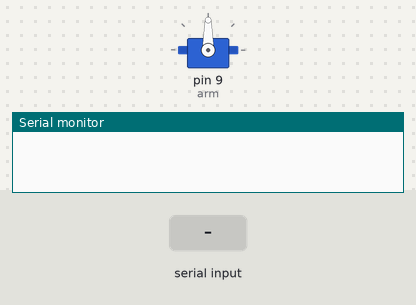
Simulated run of this sketch. Board: Arduino Uno, built with avr-gcc and run on an emulated ATmega328P. On the bench: servo, the last lines printed to the serial monitor. Inputs (shaded band) come from the test bench.

Above: at 1.2 s.
1.3 s: "right" received over Serial
At 3.3 s:
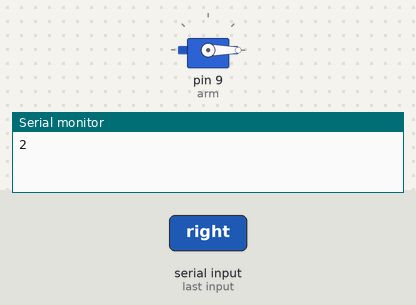
3.8 s: "left" received over Serial
At 5.2 s:
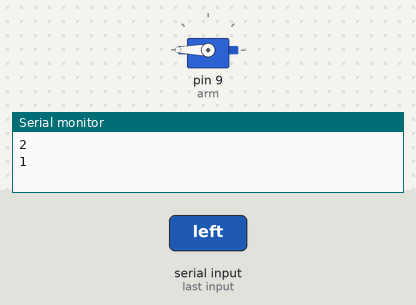
Timing chart, 0 to 6.8 s (numbered marks = the images above; inputs shaded):
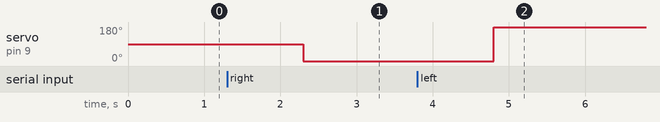

The sketch:

MyArduino.ino
```cpp
#include <Servo.h>
Servo arm;
void setup() {
  // put your setup code here, to run once:
Serial.begin(115200);
  arm.attach(9);
}

void loop() {
  // put your main code here, to run repeatedly:
  String data= Serial.readString();
    if (data.indexOf("right") > -1){
      arm.write(0);
      Serial.println(2);
      delay(100);
    }
    if(data.indexOf("left") > -1){
      arm.write(180);
      Serial.println(1);
      delay(100);
    }

    }
```

Measured:
- after the input at 1.3 s, servo on pin 9 (arm): 90° → 0° after 1.0 s
- after the input at 3.8 s, servo on pin 9 (arm): 0° → 180° after 1.0 s
